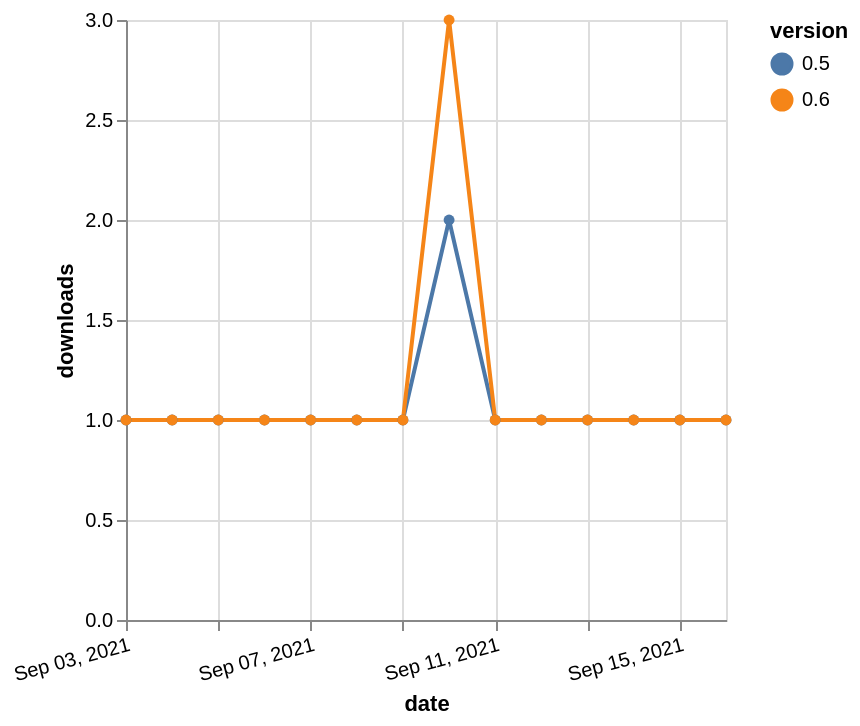

Write a Vega-Lite specification for this figure.
### Vega-Lite specification from a JSON file in a GitHub repository (floating-point values rounded to 4 significant figures)
{"$schema": "https://vega.github.io/schema/vega-lite/v5.json", "description": "A simple bar chart with embedded data.", "data": {"values": [{"date": "2021-09-03", "total": 223, "delta": 1, "version": "0.5"}, {"date": "2021-09-04", "total": 224, "delta": 1, "version": "0.5"}, {"date": "2021-09-05", "total": 225, "delta": 1, "version": "0.5"}, {"date": "2021-09-06", "total": 226, "delta": 1, "version": "0.5"}, {"date": "2021-09-07", "total": 227, "delta": 1, "version": "0.5"}, {"date": "2021-09-08", "total": 228, "delta": 1, "version": "0.5"}, {"date": "2021-09-09", "total": 229, "delta": 1, "version": "0.5"}, {"date": "2021-09-10", "total": 231, "delta": 2, "version": "0.5"}, {"date": "2021-09-11", "total": 232, "delta": 1, "version": "0.5"}, {"date": "2021-09-12", "total": 233, "delta": 1, "version": "0.5"}, {"date": "2021-09-13", "total": 234, "delta": 1, "version": "0.5"}, {"date": "2021-09-14", "total": 235, "delta": 1, "version": "0.5"}, {"date": "2021-09-15", "total": 236, "delta": 1, "version": "0.5"}, {"date": "2021-09-16", "total": 237, "delta": 1, "version": "0.5"}, {"date": "2021-09-03", "total": 226, "delta": 1, "version": "0.6"}, {"date": "2021-09-04", "total": 227, "delta": 1, "version": "0.6"}, {"date": "2021-09-05", "total": 228, "delta": 1, "version": "0.6"}, {"date": "2021-09-06", "total": 229, "delta": 1, "version": "0.6"}, {"date": "2021-09-07", "total": 230, "delta": 1, "version": "0.6"}, {"date": "2021-09-08", "total": 231, "delta": 1, "version": "0.6"}, {"date": "2021-09-09", "total": 232, "delta": 1, "version": "0.6"}, {"date": "2021-09-10", "total": 235, "delta": 3, "version": "0.6"}, {"date": "2021-09-11", "total": 236, "delta": 1, "version": "0.6"}, {"date": "2021-09-12", "total": 237, "delta": 1, "version": "0.6"}, {"date": "2021-09-13", "total": 238, "delta": 1, "version": "0.6"}, {"date": "2021-09-14", "total": 239, "delta": 1, "version": "0.6"}, {"date": "2021-09-15", "total": 240, "delta": 1, "version": "0.6"}, {"date": "2021-09-16", "total": 241, "delta": 1, "version": "0.6"}]}, "width": "container", "mark": {"type": "line", "point": {"filled": true}}, "encoding": {"x": {"field": "date", "type": "temporal", "timeUnit": "yearmonthdate", "title": "date", "axis": {"labelAngle": -15}}, "y": {"field": "delta", "type": "quantitative", "title": "downloads"}, "color": {"field": "version", "type": "nominal"}, "tooltip": {"field": "delta"}}}
